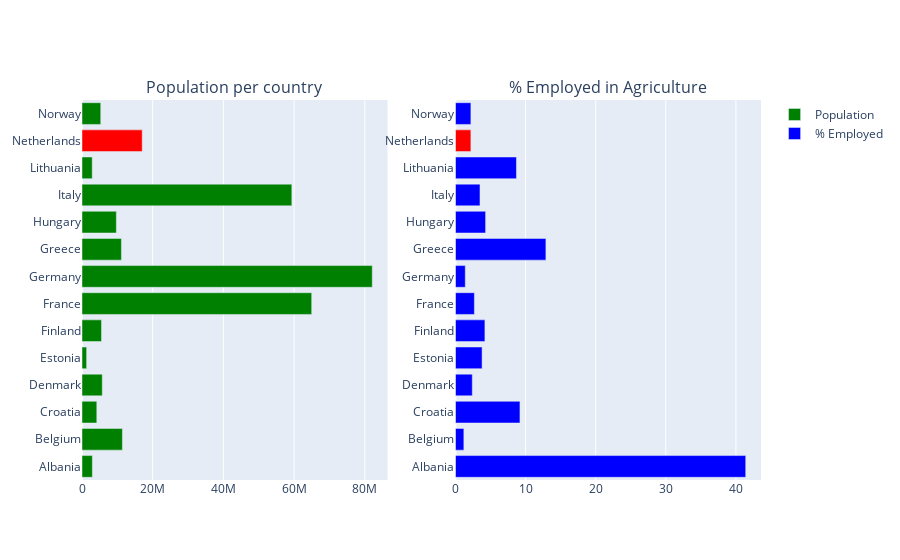

The code cell stored with this chart in its notebook:
### Markdown cell above
## Employment in agriculture

It is not fair to punish the Dutch agricultural sector for their greenhouse gas production. Because other countries benefit from us by buying the goods without producing the greenhouse gases themselves.
* You can see in the graph that there is no correlation between the number of citizens in a country and the percentage of the employed people who work in the agriculture sector. This lack of correlation could be explained because of the natural suitability of a country for agriculture. The Netherlands happens to have a good natural suitability for farming and we produce a lot of food and sell it all over the world.

### Code cell
data = pd.read_csv('../datasets/EUonly_country_profile_variables.csv')

fig = fig = make_subplots(rows=1, cols=2, subplot_titles=['Population per country', '% Employed in Agriculture'])

colors1 = ['green',] * 14
colors1[12] = 'red'

colors2 = ['blue',] * 14
colors2[12] = 'red'

fig.add_trace(go.Bar(
    x=data['Population in thousands (2017)'] * 1000,
    y=data['location'],
    orientation='h',
    name='Population',
    marker_color = colors1
), row=1, col=1)

fig.add_trace(go.Bar(
    x=data['Employment: Agriculture (% of employed)'],
    y=data['location'],
    orientation='h',
    name='% Employed',
    marker_color = colors2
), row=1, col=2)

fig.show()

### Figure 1 — Plotly figure (JSON) as saved in the notebook; plotly's stock layout.template omitted (floating-point values rounded to 4 significant figures)
{"data": [{"marker": {"color": ["green", "green", "green", "green", "green", "green", "green", "green", "green", "green", "green", "green", "red", "green"]}, "name": "Population", "orientation": "h", "type": "bar", "x": [2930000, 11429000, 4189000, 5734000, 1310000, 5523000, 64980000, 82114000, 11160000, 9722000, 59360000, 2890000, 17036000, 5305000], "xaxis": "x", "y": ["Albania", "Belgium", "Croatia", "Denmark", "Estonia", "Finland", "France", "Germany", "Greece", "Hungary", "Italy", "Lithuania", "Netherlands", "Norway"], "yaxis": "y"}, {"marker": {"color": ["blue", "blue", "blue", "blue", "blue", "blue", "blue", "blue", "blue", "blue", "blue", "blue", "red", "blue"]}, "name": "% Employed", "orientation": "h", "type": "bar", "x": [41.4, 1.2, 9.2, 2.4, 3.8, 4.2, 2.7, 1.4, 12.9, 4.3, 3.5, 8.7, 2.2, 2.2], "xaxis": "x2", "y": ["Albania", "Belgium", "Croatia", "Denmark", "Estonia", "Finland", "France", "Germany", "Greece", "Hungary", "Italy", "Lithuania", "Netherlands", "Norway"], "yaxis": "y2"}], "layout": {"annotations": [{"font": {"size": 16}, "showarrow": false, "text": "Population per country", "x": 0.225, "xanchor": "center", "xref": "paper", "y": 1, "yanchor": "bottom", "yref": "paper"}, {"font": {"size": 16}, "showarrow": false, "text": "% Employed in Agriculture", "x": 0.775, "xanchor": "center", "xref": "paper", "y": 1, "yanchor": "bottom", "yref": "paper"}], "xaxis": {"anchor": "y", "domain": [0, 0.45]}, "xaxis2": {"anchor": "y2", "domain": [0.55, 1]}, "yaxis": {"anchor": "x", "domain": [0, 1]}, "yaxis2": {"anchor": "x2", "domain": [0, 1]}}}
